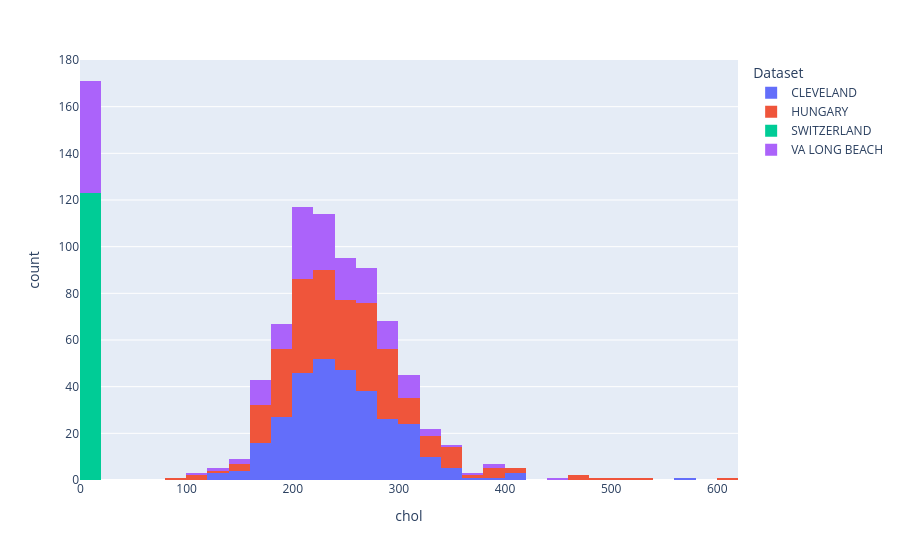

Notebook source saved alongside this figure:
### Code cell
# Let's See Chol Level based on Dataset
fig = px.histogram(df, x='chol', color=df['dataset'].str.upper(), labels={'color': 'Dataset'})
fig.show()

### Figure 1 — Plotly figure (JSON) as saved in the notebook; plotly's stock layout.template omitted (floating-point values rounded to 4 significant figures; data arrays with more than 128 entries replaced by an {"elided": "..."} marker saying what was removed)
{"data": [{"bingroup": "x", "hovertemplate": "Dataset=CLEVELAND<br>chol=%{x}<br>count=%{y}<extra></extra>", "legendgroup": "CLEVELAND", "marker": {"color": "#636efa", "pattern": {"shape": ""}}, "name": "CLEVELAND", "orientation": "v", "showlegend": true, "type": "histogram", "x": {"elided": "304 float values"}, "xaxis": "x", "yaxis": "y"}, {"bingroup": "x", "hovertemplate": "Dataset=HUNGARY<br>chol=%{x}<br>count=%{y}<extra></extra>", "legendgroup": "HUNGARY", "marker": {"color": "#EF553B", "pattern": {"shape": ""}}, "name": "HUNGARY", "orientation": "v", "showlegend": true, "type": "histogram", "x": {"elided": "293 float values"}, "xaxis": "x", "yaxis": "y"}, {"bingroup": "x", "hovertemplate": "Dataset=SWITZERLAND<br>chol=%{x}<br>count=%{y}<extra></extra>", "legendgroup": "SWITZERLAND", "marker": {"color": "#00cc96", "pattern": {"shape": ""}}, "name": "SWITZERLAND", "orientation": "v", "showlegend": true, "type": "histogram", "x": [0.0, 0.0, 0.0, 0.0, 0.0, 0.0, 0.0, 0.0, 0.0, 0.0, 0.0, 0.0, 0.0, 0.0, 0.0, 0.0, 0.0, 0.0, 0.0, 0.0, 0.0, 0.0, 0.0, 0.0, 0.0, 0.0, 0.0, 0.0, 0.0, 0.0, 0.0, 0.0, 0.0, 0.0, 0.0, 0.0, 0.0, 0.0, 0.0, 0.0, 0.0, 0.0, 0.0, 0.0, 0.0, 0.0, 0.0, 0.0, 0.0, 0.0, 0.0, 0.0, 0.0, 0.0, 0.0, 0.0, 0.0, 0.0, 0.0, 0.0, 0.0, 0.0, 0.0, 0.0, 0.0, 0.0, 0.0, 0.0, 0.0, 0.0, 0.0, 0.0, 0.0, 0.0, 0.0, 0.0, 0.0, 0.0, 0.0, 0.0, 0.0, 0.0, 0.0, 0.0, 0.0, 0.0, 0.0, 0.0, 0.0, 0.0, 0.0, 0.0, 0.0, 0.0, 0.0, 0.0, 0.0, 0.0, 0.0, 0.0, 0.0, 0.0, 0.0, 0.0, 0.0, 0.0, 0.0, 0.0, 0.0, 0.0, 0.0, 0.0, 0.0, 0.0, 0.0, 0.0, 0.0, 0.0, 0.0, 0.0, 0.0, 0.0, 0.0], "xaxis": "x", "yaxis": "y"}, {"bingroup": "x", "hovertemplate": "Dataset=VA LONG BEACH<br>chol=%{x}<br>count=%{y}<extra></extra>", "legendgroup": "VA LONG BEACH", "marker": {"color": "#ab63fa", "pattern": {"shape": ""}}, "name": "VA LONG BEACH", "orientation": "v", "showlegend": true, "type": "histogram", "x": {"elided": "199 float values"}, "xaxis": "x", "yaxis": "y"}], "layout": {"barmode": "relative", "legend": {"title": {"text": "Dataset"}, "tracegroupgap": 0}, "margin": {"t": 60}, "xaxis": {"anchor": "y", "domain": [0, 1], "title": {"text": "chol"}}, "yaxis": {"anchor": "x", "domain": [0, 1], "title": {"text": "count"}}}}
